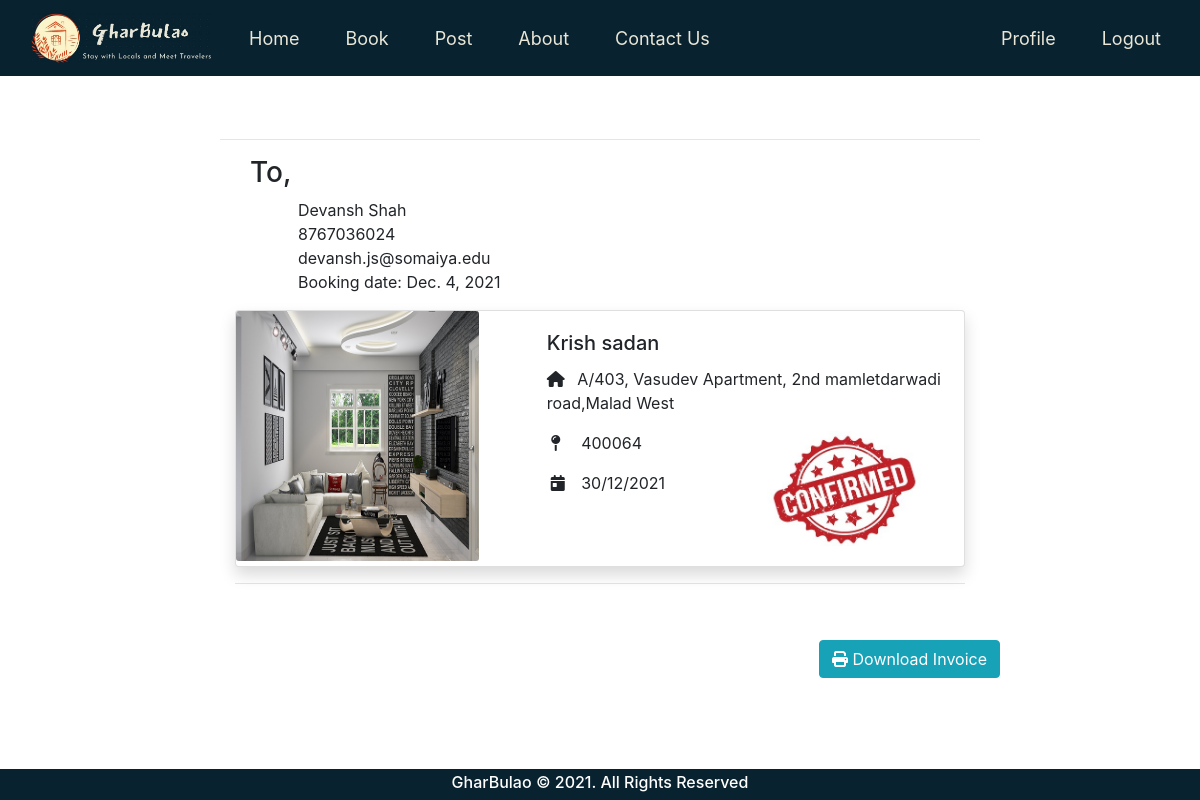
The page /receipt/13 (signed in) on the database its author committed.
### users/models.py (models this page shows, shortened)
class Profile(models.Model):
    user = models.OneToOneField(User,on_delete=models.CASCADE)
    profile_picture = models.ImageField(default='default.png',upload_to='profile_pics')
    gender = models.CharField(max_length=10)
    mobile_no = models.CharField(max_length=10)
    bio = models.CharField(max_length=1000)
    city = models.CharField(max_length=50, choices=cities, default='Mumbai')
    birth_date = models.DateField(null=True)
    REQUIRED_FIELDS = ['profile_picture','gender','mobile_no','city','birth_date']

class Post(models.Model):
    user = models.OneToOneField(User,on_delete=models.CASCADE)
    address = models.TextField()
    pincode = models.IntegerField(null=True)
    city = models.CharField(max_length=50, choices=cities, default='Mumbai')
    state =  models.CharField(max_length=50, choices=states, default='Maharashtra')
    Area = models.DecimalField(max_digits=6,default=0.0,decimal_places=2)
    amenities = models.CharField(max_length=500,default='[]')
    timestamp = models.DateTimeField(auto_now=True)
    desc = models.TextField(max_length=500,default='')
    name = models.CharField(max_length=100, default='')

### users/views.py (the view)
# urls.py: path('receipt/<int:pk>',views.receipt, name="receipt")
@login_required
def receipt(request, pk):
   post = Post.objects.get(id=pk)
   img = Img.objects.filter(post=post)
   post.date = date.today()
   post.img = img[0].image
   return render(request,'users/receipt.html',context={'post':post})

### users/templates/users/receipt.html (shortened to what this page needs)
{% extends "users/base.html" %} {% load static %} {% block style %}
<link
  rel="stylesheet"
  type="text/css"
  href="{% static 'users/Receipt.css' %}"
/>
{% endblock style %} {% block body %}
<br />
<br />
<div class="print">
  <hr />
  <div class="mb-3" style="padding-left: 30px">
  <h3 >To,</h3>
  <div class="pl-5">{{user.first_name}} {{user.last_name}}</div>
  <div class="pl-5">{{user.profile.mobile_no}}</div>
  <div class="pl-5">{{user.email}}</div>
  <div class="pl-5">Booking date: {{post.date}}</div>
  </div>
  <div class="container">
    <div class="shadow card mb-3 mx-auto">
      <div class="row no-gutters">
        <div class="col-md-4">
          <img
            src={{post.img.url}}
            class="card-img"
            alt="..."
            height= 250
            width= 100
          />
        </div>
        <div class="col-md-8">
          <div class="card-body ml-5">
          <h5 class="card-title">{{post.name}}</h5>
        <p class="card-text"><i class="fas fa-home mr-2"></i> {{post.address}}</p>
          <div class="row">
          <div class="col">
            <p class="card-text"><i class="fas fa-map-pin mr-3 pl-1"></i></i> {{post.pincode}}</p>
            <p class="card-text"><i class="fas fa-calendar-day mr-2 pl-1 pr-1"></i></i> 30/12/2021</p>
            </div>
            <div class="col">
            <img src="/media/confirmed.jpg" height=115 width=200 alt="Confirmed" style="margin-left: 20px">
            </div>
          </div>
          </div>
        </div>
      </div>
    </div>
    <hr />
  </div>
</div>
<div style="margin-right: 200px; padding-left: 200px; padding-top: 20px; margin-bottom: 50px">
  <div class="text-right">
    <a>
      <button id="printInvoice" class="btn btn-info">
        <i class="fa fa-print"></i> Download Invoice
      </button>
    </a>
  </div>
</div>
{% endblock body %}

### users/static/users/Navbar.css (style rules this page uses)
:root { --blue: #092230; --off_white: #eae7d6; }

### users/static/users/Receipt.css (style rules this page uses)
.print { margin-right: 200px; margin-left: 200px; padding: 20px; background-color: white; }

### rows shown on the page
Post: date "Dec. 4, 2021", name "Krish sadan", address "A/403, Vasudev Apartment, 2nd mamletdarwadi road,Malad West", pincode "400064"

### other values the page prints
{{ user.first_name }} "Devansh"
{{ user.last_name }} "Shah"
{{ user.profile.mobile_no }} "8767036024"
{{ user.email }} "devansh.js@somaiya.edu"
